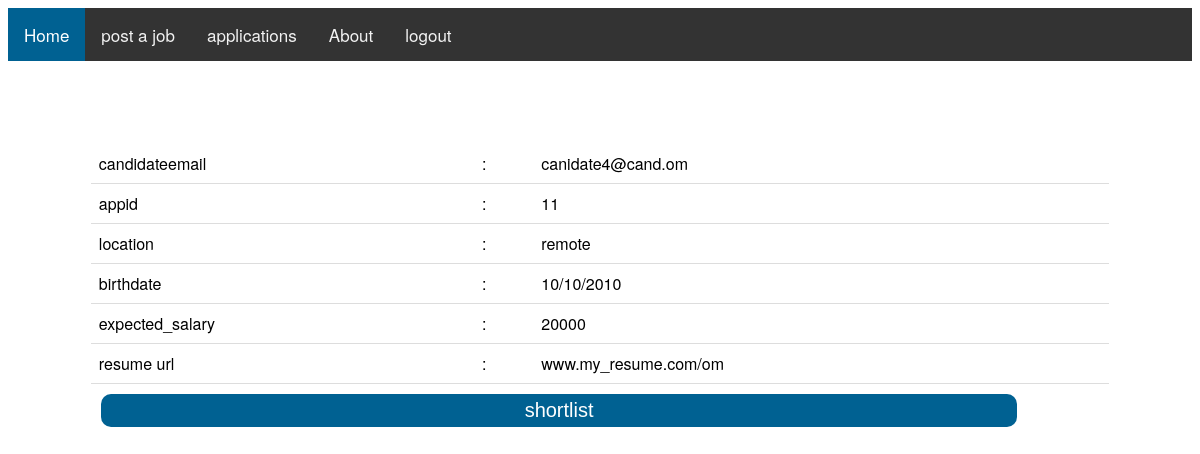
Page /lookApplicant/4/ on the committed database.
### job_portal/models.py (models this page shows)
class Applicant(models.Model):
    applicantid=models.AutoField(primary_key=True)
    candidateemail=models.CharField(max_length=100)
    appid=models.CharField(max_length=100)
    age=models.CharField(max_length=100)
    location=models.CharField(max_length=100)
    birthdate=models.CharField(max_length=100)
    expected_salary=models.CharField(max_length=100)
    resume_url=models.CharField(max_length=1000)
    progress=models.CharField(max_length=100)
    pass

### job_portal/views.py (the view)
# urls.py: path('lookApplicant/<str:applicantid>/',views.lookApplicant),
def lookApplicant(request,applicantid):
    applicant=Applicant.objects.get(applicantid=applicantid)
    print("applicant with given applicant id : ",applicant)
    return render(request,'lookApplicant.html',{
        'applicant':applicant
    })
    pass

### templates/lookApplicant.html (shortened to what this page needs)
<!DOCTYPE html>
<html lang="en">
<head>
</head>
<body>
    <div class="topnav">
        <a class="active" href="/../../candidatehome">Home</a>
        <a href="/../craftApplication">post a job</a>
        <a href="/../getMyApplications/{{application.hremail}}">applications</a>
        <a href="/../../about">About</a>
        <a href="/../../login">logout</a>
    </div>
    <div class="container">
        <table>
            <tr>
                <td>candidateemail</td> <td>: </td>
                <td>{{applicant.candidateemail}}</td>
            </tr>
            <tr>
                <td>appid</td> <td>: </td>
                <td>{{applicant.appid}}</td>
            </tr>
            <tr>
                <td>location</td> <td>: </td>
                <td>{{applicant.location}}</td>
            </tr>
            <tr>
                <td>birthdate</td> <td>: </td>
                <td>{{applicant.birthdate}}</td>
            </tr>
            <tr>
                <td>expected_salary</td> <td>: </td>
                <td>{{applicant.expected_salary}}</td>
            </tr>
            <tr>
                <td>resume url </td> <td>: </td>
                <td>{{applicant.resume_url}}</td>
            </tr>
        </table>
        <form method="post" action="/../../shortlistCandidate/{{applicant.applicantid}}/">
            <button style="width:90%;font-size:20px;">shortlist</button>
        </form>
    </div>
</body>
</html>

### templates/lookApplicant.html (style rules this page uses)
body { font-family: "Helvetica Neue",Helvetica; }
.container { margin:2%; padding:5%; }
button { background-color:#006192; color:white; outline:none; border:none; border-radius :10px; font-size:20px; padding:5px; margin:10px; }
a { color:white; }
.topnav { overflow: hidden; background-color: #333; }
.topnav a { float: left; color: #f2f2f2; text-align: center; padding: 14px 16px; text-decoration: none; font-size: 17px; }
.topnav a.active { background-color: #006192; color: white; }
table { border-collapse: collapse; width: 100%; }
th, td { padding: 8px; text-align: left; border-bottom: 1px solid #DDD; }

### rows in the picture
Applicant: candidateemail "canidate4@cand.om", appid "11", location "remote", birthdate "10/10/2010", expected_salary "20000", resume_url "www.my_resume.com/om"
